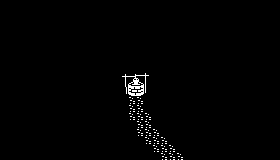

Rendered tile map (Tiled .tmx) drawn with the repository's tilesets; below, a short description and the full map source, tile grids included:
An orthogonal 35x20 tile map with 8x8 px tiles, 2 tile layers (bg, collide) and 1 object.

<map version="1.0" tiledversion="2018.03.04" orientation="orthogonal" renderorder="right-down" width="35" height="20" tilewidth="8" tileheight="8" infinite="0" nextobjectid="15">
 <tileset firstgid="1" source="tilesets/1bit.tsx" />
 <layer name="bg" width="35" height="20">
  <data encoding="csv">
5,5,5,5,5,5,5,5,5,5,5,5,5,5,5,5,5,5,5,5,5,5,5,5,5,5,5,5,5,5,5,5,5,5,5,
5,5,5,5,5,5,5,5,5,5,5,5,5,5,5,5,5,5,5,5,5,5,5,5,5,5,5,5,5,5,5,5,5,5,5,
5,5,5,5,5,5,5,5,5,5,5,5,5,5,5,5,5,5,5,5,5,5,5,5,5,5,5,5,5,5,5,5,5,5,5,
5,5,5,5,5,5,5,5,5,5,5,5,5,5,5,5,5,5,5,5,5,5,5,5,5,5,5,5,5,5,5,5,5,5,5,
5,5,5,5,5,5,5,5,5,5,5,5,5,5,5,5,5,5,5,5,5,5,5,5,5,5,5,5,5,5,5,5,5,5,5,
5,5,5,5,5,5,5,5,5,5,5,5,5,5,5,5,5,5,5,5,5,5,5,5,5,5,5,5,5,5,5,5,5,5,5,
5,5,5,5,5,5,5,5,5,5,5,5,5,5,5,5,5,5,5,5,5,5,5,5,5,5,5,5,5,5,5,5,5,5,5,
5,5,5,5,5,5,5,5,5,5,5,5,5,5,5,5,5,5,5,5,5,5,5,5,5,5,5,5,5,5,5,5,5,5,5,
5,5,5,5,5,5,5,5,5,5,5,5,5,5,5,5,5,5,5,5,5,5,5,5,5,5,5,5,5,5,5,5,5,5,5,
5,5,5,5,5,5,5,5,5,5,5,5,5,5,5,5,5,5,5,5,5,5,5,5,5,5,5,5,5,5,5,5,5,5,5,
5,5,5,5,5,5,5,5,5,5,5,5,5,5,5,5,5,5,5,5,5,5,5,5,5,5,5,5,5,5,5,5,5,5,5,
5,5,5,5,5,5,5,5,5,5,5,5,5,5,5,5,5,5,5,5,5,5,5,5,5,5,5,5,5,5,5,5,5,5,5,
5,5,5,5,5,5,5,5,5,5,5,5,5,5,5,5,13,13,5,5,5,5,5,5,5,5,5,5,5,5,5,5,5,5,5,
5,5,5,5,5,5,5,5,5,5,5,5,5,5,5,5,13,13,5,5,5,5,5,5,5,5,5,5,5,5,5,5,5,5,5,
5,5,5,5,5,5,5,5,5,5,5,5,5,5,5,5,13,13,13,5,5,5,5,5,5,5,5,5,5,5,5,5,5,5,5,
5,5,5,5,5,5,5,5,5,5,5,5,5,5,5,5,5,13,13,5,5,5,5,5,5,5,5,5,5,5,5,5,5,5,5,
5,5,5,5,5,5,5,5,5,5,5,5,5,5,5,5,5,13,13,13,5,5,5,5,5,5,5,5,5,5,5,5,5,5,5,
5,5,5,5,5,5,5,5,5,5,5,5,5,5,5,5,5,5,13,13,13,5,5,5,5,5,5,5,5,5,5,5,5,5,5,
5,5,5,5,5,5,5,5,5,5,5,5,5,5,5,5,5,5,5,13,13,13,5,5,5,5,5,5,5,5,5,5,5,5,5,
5,5,5,5,5,5,5,5,5,5,5,5,5,5,5,5,5,5,5,5,13,13,13,5,5,5,5,5,5,5,5,5,5,5,5
</data>
 </layer>
 <layer name="collide" width="35" height="20">
  <data encoding="csv">
0,0,0,0,0,0,0,0,0,0,0,0,0,0,0,0,0,0,0,0,0,0,0,0,0,0,0,0,0,0,0,0,0,0,0,
0,0,0,0,0,0,0,0,0,0,0,0,0,0,0,0,0,0,0,0,0,0,0,0,0,0,0,0,0,0,0,0,0,0,0,
0,0,0,0,0,0,0,0,0,0,0,0,0,0,0,0,0,0,0,0,0,0,0,0,0,0,0,0,0,0,0,0,0,0,0,
0,0,0,0,0,0,0,0,0,0,0,0,0,0,0,0,0,0,0,0,0,0,0,0,0,0,0,0,0,0,0,0,0,0,0,
0,0,0,0,0,0,0,0,0,0,0,0,0,0,0,0,0,0,0,0,0,0,0,0,0,0,0,0,0,0,0,0,0,0,0,
0,0,0,0,0,0,0,0,0,0,0,0,0,0,0,0,0,0,0,0,0,0,0,0,0,0,0,0,0,0,0,0,0,0,0,
0,0,0,0,0,0,0,0,0,0,0,0,0,0,0,0,0,0,0,0,0,0,0,0,0,0,0,0,0,0,0,0,0,0,0,
0,0,0,0,0,0,0,0,0,0,0,0,0,0,0,0,0,0,0,0,0,0,0,0,0,0,0,0,0,0,0,0,0,0,0,
0,0,0,0,0,0,0,0,0,0,0,0,0,0,0,0,0,0,0,0,0,0,0,0,0,0,0,0,0,0,0,0,0,0,0,
0,0,0,0,0,0,0,0,0,0,0,0,0,0,0,1,2,3,4,0,0,0,0,0,0,0,0,0,0,0,0,0,0,0,0,
0,0,0,0,0,0,0,0,0,0,0,0,0,0,0,9,10,11,12,0,0,0,0,0,0,0,0,0,0,0,0,0,0,0,0,
0,0,0,0,0,0,0,0,0,0,0,0,0,0,0,17,18,19,20,0,0,0,0,0,0,0,0,0,0,0,0,0,0,0,0,
0,0,0,0,0,0,0,0,0,0,0,0,0,0,0,0,0,0,0,0,0,0,0,0,0,0,0,0,0,0,0,0,0,0,0,
0,0,0,0,0,0,0,0,0,0,0,0,0,0,0,0,0,0,0,0,0,0,0,0,0,0,0,0,0,0,0,0,0,0,0,
0,0,0,0,0,0,0,0,0,0,0,0,0,0,0,0,0,0,0,0,0,0,0,0,0,0,0,0,0,0,0,0,0,0,0,
0,0,0,0,0,0,0,0,0,0,0,0,0,0,0,0,0,0,0,0,0,0,0,0,0,0,0,0,0,0,0,0,0,0,0,
0,0,0,0,0,0,0,0,0,0,0,0,0,0,0,0,0,0,0,0,0,0,0,0,0,0,0,0,0,0,0,0,0,0,0,
0,0,0,0,0,0,0,0,0,0,0,0,0,0,0,0,0,0,0,0,0,0,0,0,0,0,0,0,0,0,0,0,0,0,0,
0,0,0,0,0,0,0,0,0,0,0,0,0,0,0,0,0,0,0,0,0,0,0,0,0,0,0,0,0,0,0,0,0,0,0,
0,0,0,0,0,0,0,0,0,0,0,0,0,0,0,0,0,0,0,0,0,0,0,0,0,0,0,0,0,0,0,0,0,0,0
</data>
 </layer>
 <objectgroup name="objects">
  <object id="12" x="128" y="96" width="16" height="8">
   <properties>
    <property name="text" value="Well it's a well" />
   </properties>
  </object>
 </objectgroup>
</map>
